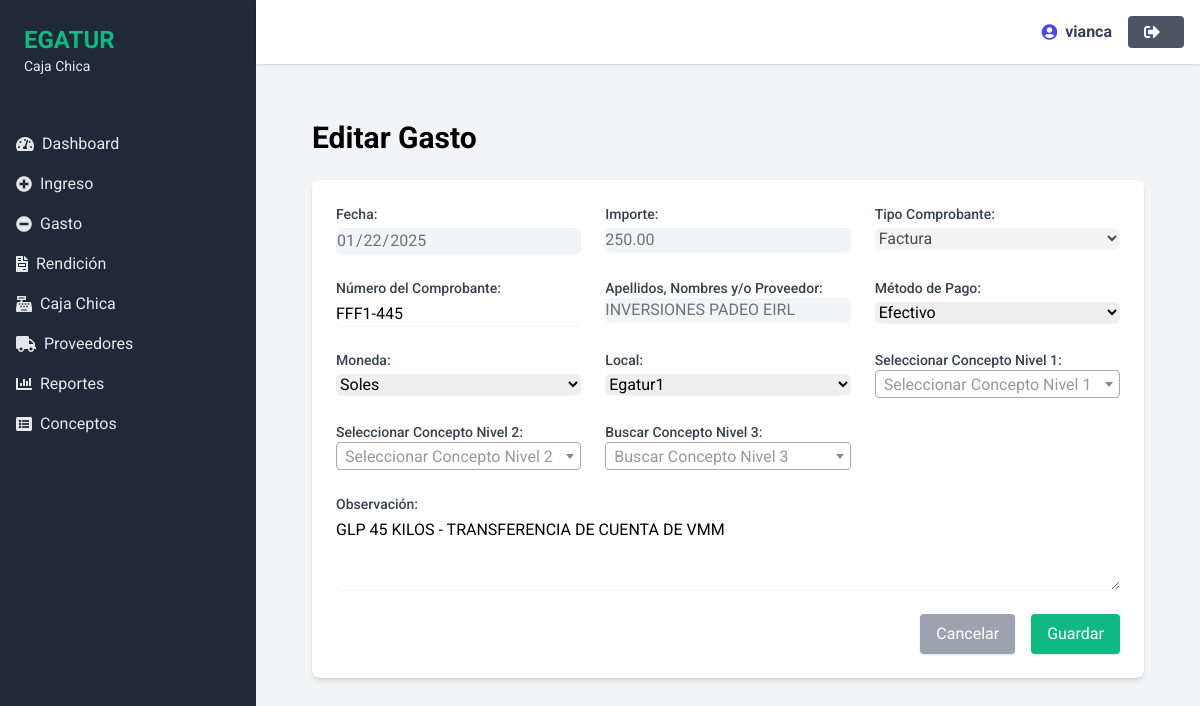
Screenshot of /edit_item/94/Gasto/ (signed in) with the database file from the repository.
### myapp/models.py (models this page shows, shortened)
class Gasto(models.Model):
    usuario_creador = models.ForeignKey(
        User,
        on_delete=models.SET_NULL,
        null=True,
        blank=True,
        related_name='gastos_creados'
    )
    fecha_registro = models.DateField(auto_now_add=True,blank=True, null=True)  # Esta l¨ªnea agregar¨¢ la fecha autom¨¢tica
    fecha_gasto = models.DateField(blank=True, null=True)
    concepto_nivel_1 = models.ForeignKey(Concepto, null=True, blank=True, related_name='nivel_1', on_delete=models.CASCADE)
    concepto_nivel_2 = models.ForeignKey(Concepto, null=True, blank=True, related_name='nivel_2', on_delete=models.CASCADE)
    concepto_nivel_3 = models.ForeignKey(Concepto, null=True, blank=True, related_name='nivel_3', on_delete=models.CASCADE)
    nombre_proveedor = models.ForeignKey(
        Proveedor,
        on_delete=models.SET_NULL,
        null=True,
        blank=True,
        related_name='gastos'
    )
    local = models.ForeignKey(Local, null=True, blank=True, on_delete=models.CASCADE, related_name='gastos_local')
    tipo_comprobante = models.CharField(max_length=50, null=True, blank=True)
    num_comprobante = models.CharField(max_length=80, null=True, blank=True)  # Campo agregado
    fecha_emision_comprobante = models.DateField(null=True, blank=True)  # Campo agregado
    numero_comprobante = models.CharField(max_length=80, null=True, blank=True)
    tipo_pago = models.CharField(max_length=50, null=True, blank=True)
    fecha_operacion = models.DateField(null=True, blank=True)
    codigo_operacion = models.CharField(max_length=50, null=True, blank=True)
    observacion = models.TextField(null=True, blank=True)
    importe = models.DecimalField(max_digits=10, decimal_places=2)
    moneda = models.CharField(max_length=50)
    rendido = models.BooleanField(default=False, null=True, blank=True)  # Nuevo campo agregado
    id_requerimiento = models.CharField(max_length=100, null=True, blank=True)  # Campo nuevo para identificar el requerimiento
    num_requerimiento = models.CharField(max_length=100, null=True, blank=True)  # Campo nuevo para identificar el requerimiento
    campo_area = models.CharField(
        max_length=50,
        choices=[
            ('Sistemas', 'Sistemas'),
            ('Academico', 'Academico'),
            ('Imagen', 'Imagen'),
            ('Gerencia', 'Gerencia'),
            ('Administracion', 'Administracion'),
            ('Marketing', 'Marketing'),
            ('Ventas', 'Ventas'),
        ],
        null=True,
        blank=True
    )
    campo_mes = models.CharField(
        max_length=20,
        choices=[
            ('Enero', 'Enero'),
            ('Febrero', 'Febrero'),
            ('Marzo', 'Marzo'),
            ('Abril', 'Abril'),
            ('Mayo', 'Mayo'),
            ('Junio', 'Junio'),
            ('Julio', 'Julio'),
            ('Agosto', 'Agosto'),
            ('Septiembre', 'Septiembre'),
            ('Octubre', 'Octubre'),
            ('Noviembre', 'Noviembre'),
            ('Diciembre', 'Diciembre'),
        ],
        null=True,
        blank=True
    )
    banco = models.ForeignKey(
        Banco,
        on_delete=models.SET_NULL,
        null=True,
        blank=True,
        related_name='gastos_banco'
    )
    prestamo = models.ForeignKey('Prestamo', null=True, blank=True, on_delete=models.SET_NULL, related_name='gastos')

class Proveedor(models.Model):
    ruc_dni = models.CharField(max_length=13, unique=True)
    razon_social = models.CharField(max_length=255)
    nombre_comercial = models.CharField(max_length=255, null=True, blank=True)
    telefono = models.CharField(max_length=15, null=True, blank=True)
    nombre_contacto = models.CharField(max_length=255, null=True, blank=True)  # Nombre del contacto principal

class Local(models.Model):
    nombre_local = models.CharField(max_length=255)

### myapp/views.py (the view)
# urls.py: path('edit_item/<int:id>/<str:tipo>/', edit_item, name='edit_item'),
@login_required
def edit_item(request, id, tipo):
    nivel_1_conceptos = Concepto.objects.filter(nivel=1)
    nivel_2_conceptos = Concepto.objects.filter(nivel=2)
    nivel_3_conceptos = Concepto.objects.filter(nivel=3)
    fondos = Fondo.objects.all()
    locales = Local.objects.all()
    if tipo == 'Extorno':
        ingreso = get_object_or_404(Ingreso, id=id)
        if ingreso.importe is not None:
            ingreso.importe = f"{float(ingreso.importe):.2f}"
        return render(request, 'edit_ingreso.html', {'ingreso': ingreso,
                    'fondos': fondos,
        'locales': locales,
        })
    elif tipo == 'Gasto':
        gasto = get_object_or_404(Gasto, id=id)
        if gasto.importe is not None:
            gasto.importe = f"{float(gasto.importe):.2f}"
        return render(request, 'edit_gasto.html', {'gasto': gasto,
                    'nivel_1_conceptos': nivel_1_conceptos,
        'nivel_2_conceptos': nivel_2_conceptos,
        'nivel_3_conceptos': nivel_3_conceptos,
        'fondos': fondos,
        'locales': locales,
        })

### templates/edit_gasto.html (shortened to what this page needs)
{% extends 'base.html' %}
{% block content %}
{% load static %}
    <link href="https://cdn.jsdelivr.net/npm/select2@4.0.13/dist/css/select2.min.css" rel="stylesheet" />
<main class="flex-1 p-8">
<h2 class="text-3xl font-bold mb-6">Editar Gasto</h2>
  <div class="bg-white shadow-md rounded-lg p-6">
    <form method="POST" action="{% url 'registrar_gasto' gasto.id %}" id="formulario-gasto" class="grid grid-cols-1 md:grid-cols-2 lg:grid-cols-3 gap-6">
      <div>
        <label for="fecha" class="block text-sm font-medium text-gray-700">Fecha:</label>
<input type="date" id="fecha" name="fecha" value="{{ gasto.fecha_gasto|date:'Y-m-d' }}"
       class="mt-1 block w-full rounded-md border-gray-300 bg-gray-100 text-gray-500 shadow-sm focus:ring-accent focus:border-accent"
       readonly>
      </div>
    <div>
      <label for="importe" class="block text-sm font-medium text-gray-700">Importe:</label>
        <input type="number" id="importe" name="importe" value="{{ gasto.importe }}" step="0.01"
               class="mt-1 block w-full rounded-md border-gray-300 bg-gray-100 text-gray-500 shadow-sm focus:ring-accent focus:border-accent"
               required readonly>
    </div>
    <div>
      <label for="tipo_comprobante" class="block text-sm font-medium text-gray-700">Tipo Comprobante:</label>
      <select id="tipo_comprobante" name="tipo_comprobante" class="mt-1 block w-full rounded-md border-gray-300 shadow-sm focus:ring-accent focus:border-accent" disabled>
        <option value="{{ gasto.tipo_comprobante }}" selected>{{ gasto.tipo_comprobante }}</option>
      </select>
    </div>
      <div>
        <label for="numero_comprobante" class="block text-sm font-medium text-gray-700">Número del Comprobante:</label>
        <input type="text" id="numero_comprobante" name="numero_comprobante" value="{{ gasto.numero_comprobante }}" placeholder="Número del comprobante" class="mt-1 block w-full rounded-md border-gray-300 shadow-sm focus:ring-accent focus:border-accent">
      </div>
<div>
  <label for="nombre_proveedor" class="block text-sm font-medium text-gray-700">Apellidos, Nombres y/o Proveedor:</label>
  <div class="flex items-center space-x-2">
    {% if gasto.nombre_proveedor %}
      <input type="text" id="nombre_proveedor" name="nombre_proveedor"
        value="{{ gasto.nombre_proveedor.razon_social }}"
        class="block w-full rounded-md bg-gray-100 border-gray-300 text-gray-500 shadow-sm focus:ring-accent focus:border-accent" readonly>
    {% else %}
      <input type="text" id="nombre_proveedor" name="nombre_proveedor"
        value=""
        class="block w-full rounded-md  bg-gray-100 border-gray-300 text-gray-500 shadow-sm focus:ring-accent focus:border-accent" readonly>
    {% endif %}
  </div>
</div>
      <div>
        <label for="metodo_pago" class="block text-sm font-medium text-gray-700">Método de Pago:</label>
        <select id="metodo_pago" name="metodo_pago" class="mt-1 block w-full rounded-md border-gray-300 shadow-sm focus:ring-accent focus:border-accent">
          <option value="efectivo" selected>Efectivo</option>
        </select>
      </div>
      <div>
        <label for="moneda" class="block text-sm font-medium text-gray-700">Moneda:</label>
        <select id="moneda" name="moneda" class="mt-1 block w-full rounded-md border-gray-300 shadow-sm focus:ring-accent focus:border-accent">
          <option value="{{ gasto.moneda }}" selected>{{ gasto.moneda }}</option>
        </select>
      </div>
      <div>
        <label for="local" class="block text-sm font-medium text-gray-700">Local:</label>
        <select id="local" name="local" class="mt-1 block w-full rounded-md border-gray-300 shadow-sm focus:ring-accent focus:border-accent">
          {% for loc in locales %}
          <option value="{{ loc.id }}" {% if loc.id == gasto.local.id %} selected {% endif %}>{{ loc.nombre_local }}</option>
          {% endfor %}
        </select>
      </div>
    <div>
        <label for="concepto_nivel_1_results" class="block text-sm font-medium text-gray-700">Seleccionar Concepto Nivel 1:</label>
    </div>
    <div>
        <label for="concepto_nivel_2_results" class="block text-sm font-medium text-gray-700">Seleccionar Concepto Nivel 2:</label>
    </div>
      <div>
        <label for="concepto_nivel_3_filter" class="block text-sm font-medium text-gray-700">Buscar Concepto Nivel 3:</label>
      </div>
      <div class="col-span-1 md:col-span-2 lg:col-span-3">
        <label for="observacion" class="block text-sm font-medium text-gray-700">Observación:</label>
        <textarea id="observacion" name="observacion" rows="3" class="mt-1 block w-full rounded-md border-gray-300 shadow-sm focus:ring-accent focus:border-accent">{{ gasto.observacion }}</textarea>
      </div>
    <div class="col-span-1 md:col-span-2 lg:col-span-3 text-right flex justify-end gap-4">
      <a href="{% url 'caja_chica' %}" class="bg-gray-400 text-white px-4 py-2 rounded shadow hover:bg-gray-500">
        Cancelar
      </a>
        <button type="button" id="btn-guardar" class="bg-accent text-white px-4 py-2 rounded shadow hover:bg-green-600">
          Guardar
        </button>
    </div>
    </form>
  </div>
</main>
{% endblock %}

### templates/base.html (shortened to what this page needs)
{% load static %}
<!DOCTYPE html>
<html lang="en">
<head>
  <script src="https://cdn.tailwindcss.com"></script>
  <link href="https://cdn.jsdelivr.net/npm/sweetalert2@11/dist/sweetalert2.min.css" rel="stylesheet">
  <link rel="stylesheet" href="https://cdnjs.cloudflare.com/ajax/libs/font-awesome/5.15.4/css/all.min.css">
</head>
<body class="bg-gray-100 font-sans">
  <div class="flex h-screen">
    <aside class="w-64 bg-primary text-gray-200 md:block hidden h-full">
      <div class="p-6">
        <h1 class="text-2xl font-bold text-accent">EGATUR</h1>
        <p class="text-sm">Caja Chica</p>
      </div>
      <nav class="mt-6">
        <a href="{% url 'dashboard' %}" class="flex items-center px-4 py-2 hover:bg-gray-700 rounded">
          <i class="fas fa-tachometer-alt mr-2"></i>
          Dashboard
        </a>
        <a href="{% url 'ingreso' %}" class="flex items-center px-4 py-2 hover:bg-gray-700 rounded">
          <i class="fas fa-plus-circle mr-2"></i>
          Ingreso
        </a>
        <a href="{% url 'gasto' %}" class="flex items-center px-4 py-2 hover:bg-gray-700 rounded">
          <i class="fas fa-minus-circle mr-2"></i>
          Gasto
        </a>
        <a href="{% url 'rendicion' %}" class="flex items-center px-4 py-2 hover:bg-gray-700 rounded">
          <i class="fas fa-file-invoice mr-2"></i>
          Rendición
        </a>
        <a href="{% url 'caja_chica' %}" class="flex items-center px-4 py-2 hover:bg-gray-700 rounded">
          <i class="fas fa-cash-register mr-2"></i>
          Caja Chica
        </a>
        <a href="{% url 'proveedores' %}" class="flex items-center px-4 py-2 hover:bg-gray-700 rounded">
          <i class="fas fa-truck mr-2"></i>
          Proveedores
        </a>
        <a href="{% url 'reportes' %}" class="flex items-center px-4 py-2 hover:bg-gray-700 rounded">
          <i class="fas fa-chart-bar mr-2"></i>
          Reportes
        </a>
        <a href="{% url 'conceptos' %}" class="flex items-center px-4 py-2 hover:bg-gray-700 rounded">
          <i class="fas fa-list-alt mr-2"></i>
          Conceptos
        </a>
      </nav>
    </aside>
    <main class="flex-1 flex flex-col min-h-screen">
        <header class="bg-white shadow p-4 flex justify-between items-center">
            <div class="flex items-center">
                {% if user.is_authenticated %}
                    <span class="mr-4 text-gray-700 font-bold flex items-center">
                        <i class="fas fa-user-circle mr-2 text-indigo-600"></i>
                        <span>{{ user.username }}</span>
                    </span>
                {% else %}
                    <span class="mr-4 text-gray-700 font-bold flex items-center">
                        <i class="fas fa-user-alt mr-2 text-gray-500"></i>
                        <span>Invitado</span>
                    </span>
                {% endif %}
                <form method="POST" action="{% url 'logout' %}">
                    <button type="submit" class="px-4 py-2 bg-secondary text-white rounded hover:bg-gray-800 flex items-center">
                        <i class="fas fa-sign-out-alt mr-2"></i>
                    </button>
                </form>
            </div>
        </header>
        <div class="p-6 overflow-y-auto">
          {% block content %}
          {% endblock %}
        </div>
    </main>
  </div>
</body>
</html>

### rows the page displays
Gasto: fecha "01/22/2025", importe "250.00", tipo_comprobante "Factura", numero_comprobante "FFF1-445", nombre_proveedor "INVERSIONES PADEO EIRL", moneda "Soles", local "Egatur1", observacion "GLP 45 KILOS - TRANSFERENCIA DE CUENTA DE VMM"

### other values shown
{{ user.username }} "vianca"
